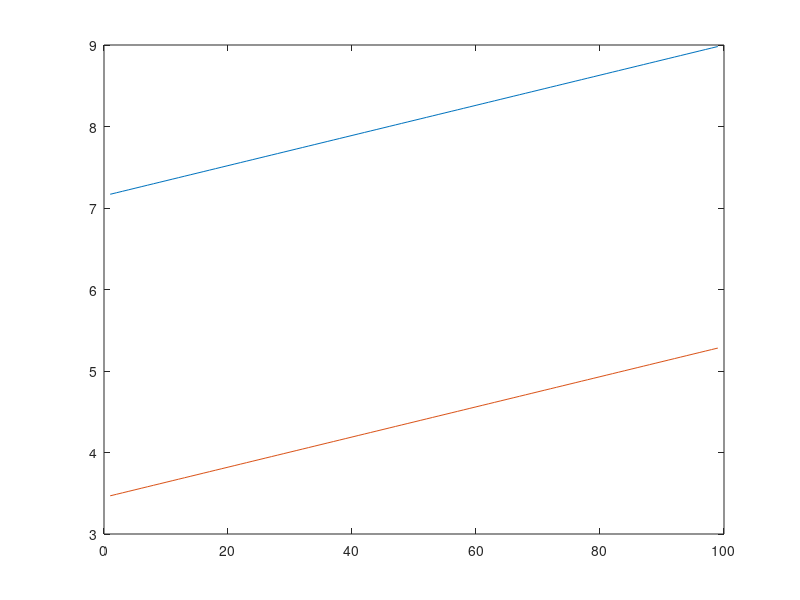

This chart was generated by the following MATLAB code:
function sched( )
%UNTITLED2 Summary of this function goes here
%   Detailed explanation goes here

n=1;
t = [6 2.3];
W = zeros(1,2);
A = zeros(99,2);
for i=1:99
    r = [i 100-i] / 100.0;
    L = dot(t,r);
    W(1)=0.5 * r(1) * n * L;
    W(2)=(r(1)*n + 0.5*r(2)*n) * L;
    A(i,:)=dot(r,W) + t;
end
plot(A);
end

